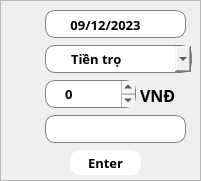
   <widget class="QFrame" name="PopupChi">
    <property name="geometry">
     <rect>
      <x>1370</x>
      <y>110</y>
      <width>201</width>
      <height>181</height>
     </rect>
    </property>
    <property name="styleSheet">
     <string notr="true">#PopupChi{
	background-color: #EDE4E0;
	border-radius: 15;
	border: 2px solid white;
}</string>
    </property>
    <property name="frameShape">
     <enum>QFrame::StyledPanel</enum>
    </property>
    <property name="frameShadow">
     <enum>QFrame::Raised</enum>
    </property>
    <widget class="QComboBox" name="comboBox_2">
     <property name="geometry">
      <rect>
       <x>45</x>
       <y>45</y>
       <width>147</width>
       <height>28</height>
      </rect>
     </property>
     <property name="font">
      <font>
       <family>Samsung Sharp Sans</family>
       <pointsize>10</pointsize>
       <bold>true</bold>
      </font>
     </property>
     <property name="layoutDirection">
      <enum>Qt::LeftToRight</enum>
     </property>
     <property name="autoFillBackground">
      <bool>false</bool>
     </property>
     <property name="styleSheet">
      <string notr="true">QComboBox {
    border: 1px solid gray;
    border-radius: 10px;
    min-width: 6em;
	padding-left: 25;
}

QComboBox:on {
    border-bottom-left-radius: 0px;
    border-bottom-right-radius: 0px;
}

QComboBox QAbstractItemView {
    border-bottom-right-radius: 10px;
    border-bottom-left-radius: 10px;
    background: transparent;
    border: 1px solid gray;
    padding: 4px 4px 4px 4px
}

QComboBox::drop-down {
	image: url(&quot;:/Icon/Image/icons8-down-25.png&quot;);
	width:20;
	padding-left: 5
}
</string>
     </property>
     <property name="editable">
      <bool>false</bool>
     </property>
     <property name="currentIndex">
      <number>0</number>
     </property>
     <property name="maxVisibleItems">
      <number>10</number>
     </property>
     <item>
      <property name="text">
       <string>Tiền trọ</string>
      </property>
     </item>
     <item>
      <property name="text">
       <string>Sinh hoạt</string>
      </property>
     </item>
     <item>
      <property name="text">
       <string>Đi chơi</string>
      </property>
     </item>
     <item>
      <property name="text">
       <string>Ăn uống</string>
      </property>
     </item>
     <item>
      <property name="text">
       <string>Khác</string>
      </property>
     </item>
    </widget>
    <widget class="QPlainTextEdit" name="plainTextEdit_4">
     <property name="geometry">
      <rect>
       <x>45</x>
       <y>115</y>
       <width>141</width>
       <height>28</height>
      </rect>
     </property>
     <property name="font">
      <font>
       <family>Samsung Sharp Sans</family>
       <bold>true</bold>
      </font>
     </property>
     <property name="styleSheet">
      <string notr="true">border-radius: 10;
background-color: white;
border: 1px solid gray;
padding-left: 5</string>
     </property>
     <property name="plainText">
      <string/>
     </property>
    </widget>
    <widget class="QLabel" name="label_14">
     <property name="geometry">
      <rect>
       <x>10</x>
       <y>45</y>
       <width>25</width>
       <height>25</height>
      </rect>
     </property>
     <property name="text">
      <string/>
     </property>
     <property name="pixmap">
      <pixmap resource="ResourceFile.qrc">:/Icon/Image/icons8-goal-40.png</pixmap>
     </property>
     <property name="scaledContents">
      <bool>true</bool>
     </property>
    </widget>
    <widget class="QLabel" name="label_15">
     <property name="geometry">
      <rect>
       <x>10</x>
       <y>80</y>
       <width>25</width>
       <height>25</height>
      </rect>
     </property>
     <property name="text">
      <string/>
     </property>
     <property name="pixmap">
      <pixmap resource="ResourceFile.qrc">:/Icon/Image/icons8-money-40.png</pixmap>
     </property>
     <property name="scaledContents">
      <bool>true</bool>
     </property>
    </widget>
    <widget class="QLabel" name="label_16">
     <property name="geometry">
      <rect>
       <x>10</x>
       <y>115</y>
       <width>25</width>
       <height>25</height>
      </rect>
     </property>
     <property name="text">
      <string/>
     </property>
     <property name="pixmap">
      <pixmap resource="ResourceFile.qrc">:/Icon/Image/icons8-note-40.png</pixmap>
     </property>
     <property name="scaledContents">
      <bool>true</bool>
     </property>
    </widget>
    <widget class="QLabel" name="label_2">
     <property name="geometry">
      <rect>
       <x>140</x>
       <y>85</y>
       <width>35</width>
       <height>20</height>
      </rect>
     </property>
     <property name="font">
      <font>
       <family>Samsung Sharp Sans</family>
       <pointsize>12</pointsize>
       <bold>true</bold>
      </font>
     </property>
     <property name="text">
      <string>VNĐ</string>
     </property>
    </widget>
    <widget class="QPushButton" name="pushButton_SetChi">
     <property name="geometry">
      <rect>
       <x>70</x>
       <y>150</y>
       <width>71</width>
       <height>25</height>
      </rect>
     </property>
     <property name="font">
      <font>
       <family>Samsung Sharp Sans</family>
       <pointsize>10</pointsize>
       <bold>true</bold>
      </font>
     </property>
     <property name="styleSheet">
      <string notr="true">#pushButton_SetChi
{
	border: 0px solid white;
	background-color: white;
	border-radius: 10px;
}
#pushButton_SetChi::pressed
{
	background-color: #99FFFF;
	border-style: inset;
}
#pushButton_SetChi::hover
{
	background-color: #BBBBBB;
	border-style: inset;
}</string>
     </property>
     <property name="text">
      <string>Enter</string>
     </property>
     <property name="icon">
      <iconset resource="ResourceFile.qrc">
       <normaloff>:/Icon/Image/icons8-next-50.png</normaloff>:/Icon/Image/icons8-next-50.png</iconset>
     </property>
     <property name="iconSize">
      <size>
       <width>20</width>
       <height>20</height>
      </size>
     </property>
    </widget>
    <widget class="QPlainTextEdit" name="plainTextEdit_5">
     <property name="geometry">
      <rect>
       <x>45</x>
       <y>80</y>
       <width>91</width>
       <height>28</height>
      </rect>
     </property>
     <property name="font">
      <font>
       <family>Samsung Sharp Sans</family>
       <pointsize>10</pointsize>
       <bold>true</bold>
      </font>
     </property>
     <property name="styleSheet">
      <string notr="true">border-radius: 10;
background-color: white;
border: 1px solid gray;
padding-left: 15</string>
     </property>
     <property name="plainText">
      <string>0</string>
     </property>
    </widget>
    <widget class="QLabel" name="label_17">
     <property name="geometry">
      <rect>
       <x>8</x>
       <y>8</y>
       <width>31</width>
       <height>31</height>
      </rect>
     </property>
     <property name="text">
      <string/>
     </property>
     <property name="pixmap">
      <pixmap resource="ResourceFile.qrc">:/Icon/Image/icons8-calendar-48.png</pixmap>
     </property>
     <property name="scaledContents">
      <bool>true</bool>
     </property>
    </widget>
    <widget class="QPlainTextEdit" name="plainTextEdit_6">
     <property name="geometry">
      <rect>
       <x>45</x>
       <y>10</y>
       <width>141</width>
       <height>28</height>
      </rect>
     </property>
     <property name="font">
      <font>
       <family>Samsung Sharp Sans</family>
       <bold>true</bold>
      </font>
     </property>
     <property name="styleSheet">
      <string notr="true">border-radius: 10;
background-color: white;
border: 1px solid gray;
padding-left: 5</string>
     </property>
     <property name="plainText">
      <string/>
     </property>
    </widget>
    <widget class="QPushButton" name="pushButton_Selectday">
     <property name="geometry">
      <rect>
       <x>160</x>
       <y>12</y>
       <width>21</width>
       <height>24</height>
      </rect>
     </property>
     <property name="styleSheet">
      <string notr="true">#pushButton_Selectday
{
	border: 0px solid white;
	background-color: white;
	border-radius: 10px;
}
#pushButton_Selectday::pressed
{
	background-color: #99FFFF;
	border-style: inset;
}
#pushButton_Selectday::hover
{
	background-color: #BBBBBB;
	border-style: inset;
}</string>
     </property>
     <property name="text">
      <string/>
     </property>
     <property name="icon">
      <iconset resource="ResourceFile.qrc">
       <normaloff>:/Icon/Image/icons8-calendar-48.png</normaloff>:/Icon/Image/icons8-calendar-48.png</iconset>
     </property>
     <property name="iconSize">
      <size>
       <width>20</width>
       <height>20</height>
      </size>
     </property>
    </widget>
    <widget class="QLabel" name="label_date_selected">
     <property name="geometry">
      <rect>
       <x>60</x>
       <y>12</y>
       <width>91</width>
       <height>25</height>
      </rect>
     </property>
     <property name="font">
      <font>
       <family>Samsung Sharp Sans</family>
       <pointsize>10</pointsize>
       <bold>true</bold>
      </font>
     </property>
     <property name="styleSheet">
      <string notr="true">#label_date_selected{
	background-color: white;
	border-radius: 10;
	border: 1px solid white;
	color: black
}</string>
     </property>
     <property name="text">
      <string>09/12/2023</string>
     </property>
     <property name="alignment">
      <set>Qt::AlignCenter</set>
     </property>
    </widget>
   </widget>
